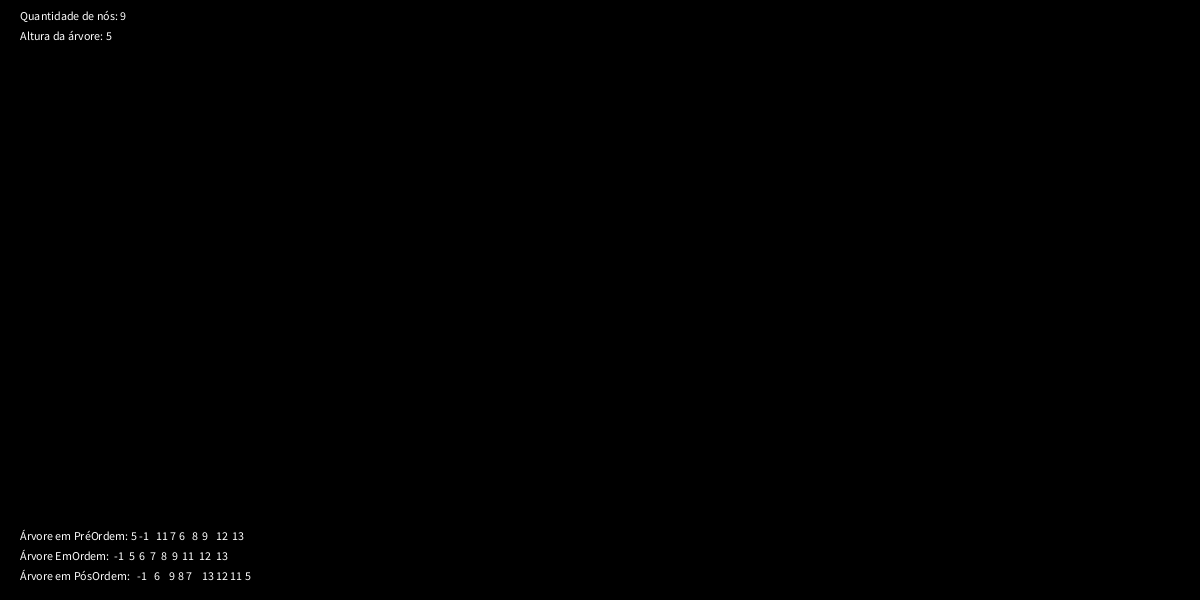
Frame 1 (no input)
Frame 60 (the mouse pressed at the canvas centre just before this capture): identical to frame 1, image omitted
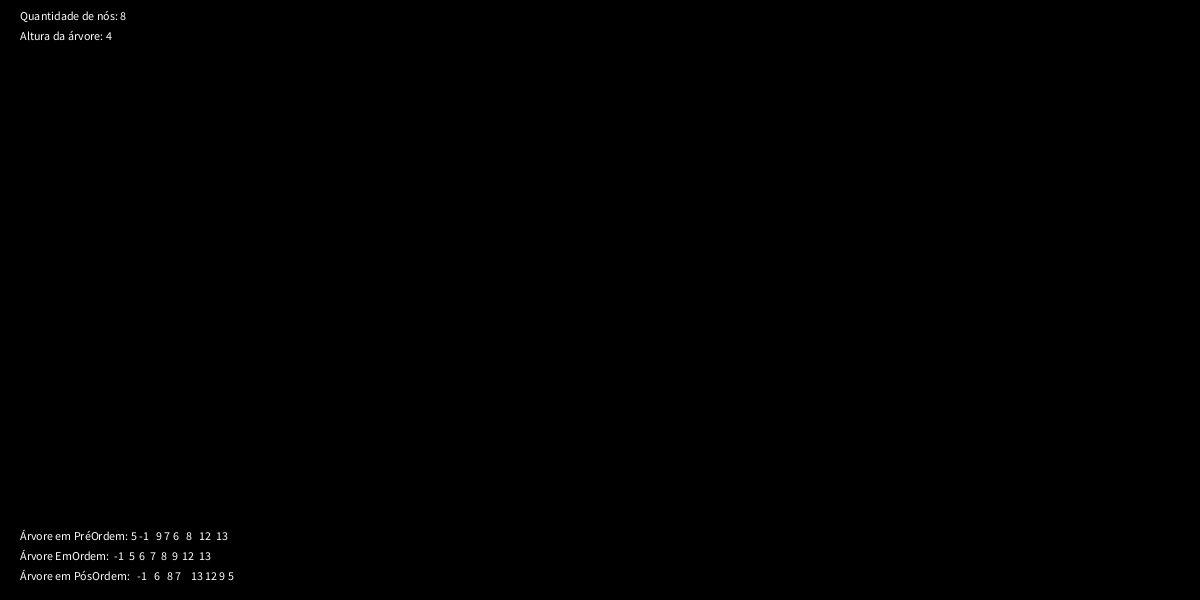
Frame 120 (the mouse held since frame 60 and released just before this capture)

The Processing sketch that drew these frames (run headless with seeded random() and noise(); from frame 60 on, the mouse is pressed at the canvas centre):

// Processing sketch: ArvoreBinaria
// ── ArvoreBinaria.pde
ArvoreBi arv;

void setup(){
  size(1200, 600);
  background(0);
  arv = new ArvoreBi();
  
  arv.insereNo(5);
  arv.insereNo(11);
  arv.insereNo(7);
  arv.insereNo(6);
  arv.insereNo(12);
  arv.insereNo(13);
  arv.insereNo(8);
  arv.insereNo(9);
  arv.insereNo(-1);
}

void draw(){
  background(0);
  fill(255);
  
  
  text("Quantidade de nós: " + arv.quantNos(arv.Raiz), 20, 20);
  text("Altura da árvore: " + arv.alturaArvore(arv.Raiz), 20, 40);
  
  text("Árvore em PréOrdem: " + arv.preOrdem(arv.Raiz), 20, height - 60);
  text("Árvore EmOrdem: " + arv.emOrdem(arv.Raiz), 20, height - 40);
  text("Árvore em PósOrdem: " + arv.posOrdem(arv.Raiz), 20, height - 20);
}

void mousePressed(){
  // Ao remover o Nó 11 a maior folha da sub-árvore esquerda assume seu lugar
  arv.removeNo(11);
}

// ── ArvoreBi.pde
class ArvoreBi{
  No Raiz;
  
  ArvoreBi(){
    this.Raiz = null;
  }
  
  int alturaArvore(No Arvore){
    if(Arvore == null){
      return 0;
    }
    int alt_esq, alt_dir;
    alt_esq = this.alturaArvore(Arvore.esq);
    alt_dir = this.alturaArvore(Arvore.dir);
    
    if(alt_esq > alt_dir){
      return (alt_esq + 1);
    }else{
      return (alt_dir + 1);
    }
  }
  
  int quantNos(No Arvore){
    if(Arvore == null){
      return 0;
    }
    
    int alt_esq, alt_dir;
    alt_esq = this.quantNos(Arvore.esq);
    alt_dir = this.quantNos(Arvore.dir);
    
    return (alt_esq + alt_dir + 1);
  }
  
  String preOrdem(No Arvore){
    if(Arvore == null){
      return " ";
    }
    
    String dados = "";
    dados += Arvore.valor + " ";
    dados += this.preOrdem(Arvore.esq);
    dados += this.preOrdem(Arvore.dir);
    
    return dados;
  }
  
  String emOrdem(No Arvore){
    if(Arvore == null){
      return " ";
    }
    
    String dados = "";
    dados += this.emOrdem(Arvore.esq);
    dados += Arvore.valor + " ";
    dados += this.emOrdem(Arvore.dir);
    
    return dados;
  }
  
  String posOrdem(No Arvore){
    if(Arvore == null){
      return " ";
    }
    
    String dados = "";
    dados += this.posOrdem(Arvore.esq);
    dados += this.posOrdem(Arvore.dir);
    dados += Arvore.valor + " ";
    
    return dados;
  }
  
  void insereNo(int valor){
    No novoNo = new No(valor);
    if(this.Raiz == null){
      this.Raiz = novoNo;
    }else{
      No atual, ant;
      atual = this.Raiz;
      ant = null;
      while(atual != null){
        ant = atual;
        if(atual.valor == valor){
          return;
        }
        
        if(valor > atual.valor){
          atual = atual.dir;
        }else{
          atual = atual.esq;
        }
      }
      
      if(valor > ant.valor){
        ant.dir = novoNo;
      }else{
        ant.esq = novoNo;
      }
    }
  }
  
  void removeNo(int valor){
    if(this.Raiz == null){
      return;
    }
    No atual, ant;
    atual = this.Raiz;
    ant = null;
    
    while(atual != null){
      if(atual.valor == valor){
        if(atual == this.Raiz){
          this.Raiz = this.removeAtual(atual);
        }else{
          if(valor > ant.valor){
            ant.dir = this.removeAtual(atual);
          }else{
            ant.esq = this.removeAtual(atual);
          }
        }
        return;
      }
      
      ant = atual;
      if(valor > atual.valor){
        atual = atual.dir;
      }else{
        atual = atual.esq;
      }
    }
  }
  
  No removeAtual(No atual){
    No no1, no2;
    if(atual.esq == null){
      no2 = atual.dir;
      atual = null;
      return no2;
    }
    no1 = atual;
    no2 = atual.esq;
    while(no2.dir != null){
      no1 = no2;
      no2 = no2.dir;
    }
    if(no1 != atual){
      no1.dir = no2.esq;
      no2.esq = atual.esq;
    }
    no2.dir = atual.dir;
    atual = null;
    return no2;
  }
}

// ── No.pde
class No{
  int valor;
  No esq;
  No dir;
  
  No(int _v){
    this.esq = null;
    this.dir = null;
    this.valor = _v;
  }
}
